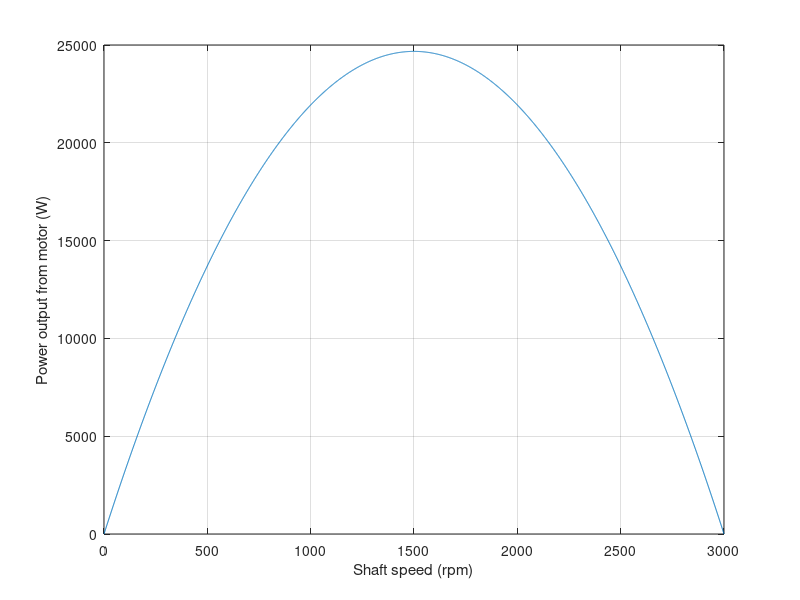
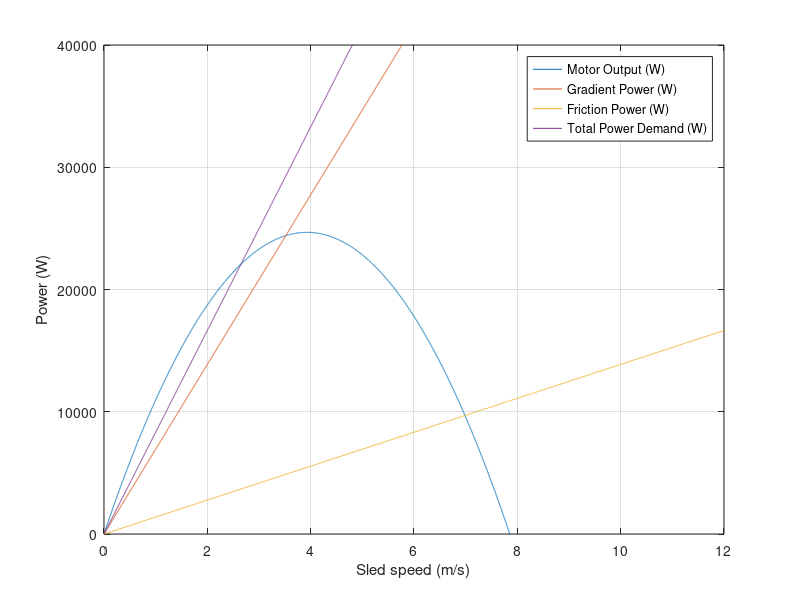
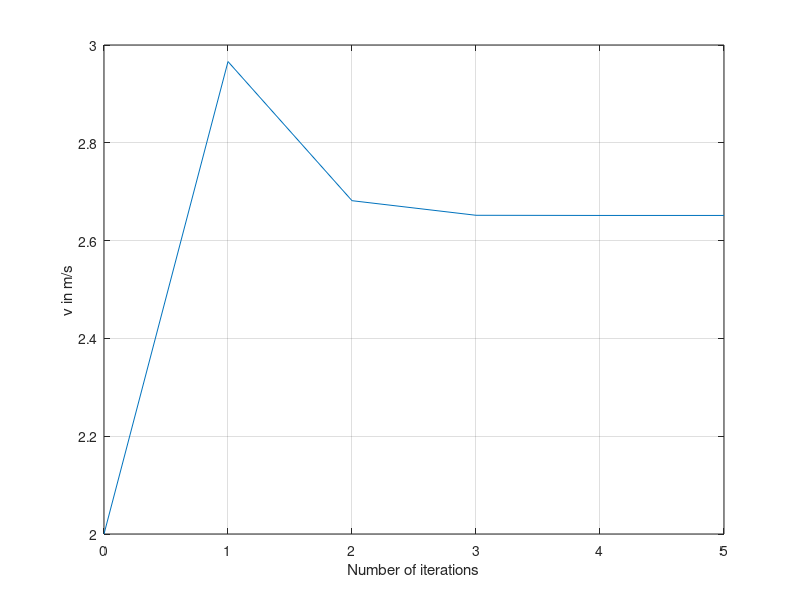
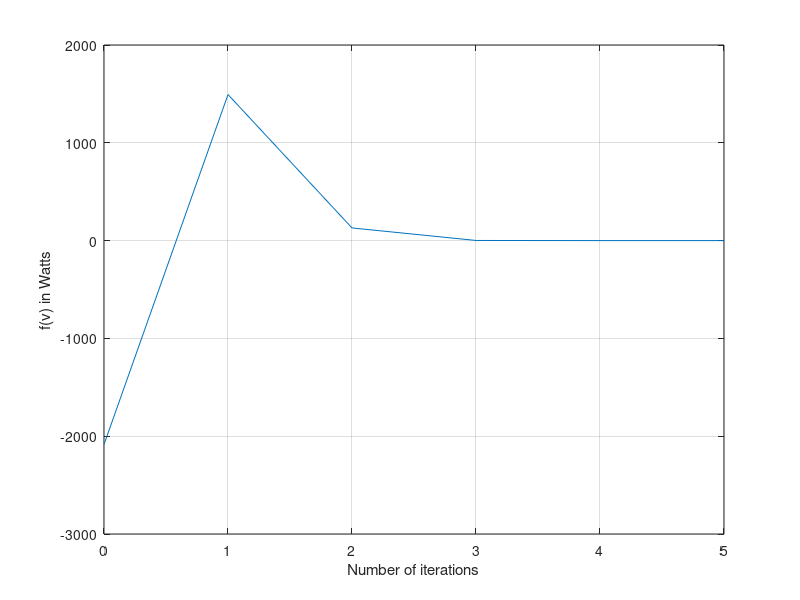

Write the MATLAB code that produced these figures, in order.
% EMTH171 Case Study 1
% Exercise 1: Electric motor pulling a sled
% Daniel Wadsworth and Jaime Sequeira
clear; clc; close all
 
% Set up variables, constants and power equations
theta = pi/4;           % Angle of incline (Radians)
gravConst = 9.81;       % Gravity constant (m/s^2)
rGB = 20;               % Gearbox ratio
alphaCons = 1;          % Alpha constant for finding power output of motor (Ws^2/rad^2)
betaCons = 100*pi;      % Beta constant for finding power output of motor (rad/s)
radiusPulley = 0.5;     % Radius of the pulley (m)
massCombined = 1000;    % Mass of the sled and load (kg)
cFriction = 0.2;        % Coefficient of friction used
 
% Function handles to deal with amount of power demanded and output by the system (all in watts)
 
outputEngine = @(v) alphaCons*((betaCons*rGB*v/radiusPulley)-...
    (rGB^2*v.^2/radiusPulley^2));                        
weightPower = @(v) massCombined*gravConst*sin(theta)*v;  
frictionPower = @(v) cFriction*massCombined*gravConst*cos(theta)*v;
totalPowerDemanded = @(v) weightPower(v) + frictionPower(v);   
 
f = @(v) totalPowerDemanded(v) - outputEngine(v);            
 
% Setting anonymous functions for derivatives of the functions above
derivOutput = @(v) alphaCons*((betaCons*rGB/radiusPulley)-...
    (2*rGB^2*v/radiusPulley^2));     
derivWeight = @(v) massCombined*gravConst*sin(theta);        
derivFriction = @(v) cFriction*massCombined*gravConst*cos(theta);
                         
d = @(v) derivWeight(v) + derivFriction(v) - derivOutput(v);  
 
% Plotting graph for engine power output against engine speed (rpm)
degreesToRadians = pi/30;                           % Convert angles to SI
enginePower = @(omega) (alphaCons*betaCons*omega)-(alphaCons*omega.^2);
omega = 0:3000;
plot(omega,enginePower(omega*degreesToRadians))
xlabel('Shaft speed (rpm)'); ylabel('Power output from motor (W)');grid on
 
 
% Plotting graph for all powers in w against v in m/s
v=0:0.001:12;                       % Creating data for the x axis
figure(2), plot(v,outputEngine(v),v,weightPower(v), ...
    v,frictionPower(v),v,totalPowerDemanded(v))
legend('Motor Output (W)', 'Gradient Power (W)', 'Friction Power (W)', 'Total Power Demand (W)')
ylim([0 40000]);
xlabel('Sled speed (m/s)');ylabel('Power (W)');grid on
 
% Iterating to find the roots using Newton's method
N = 50;                                     % Max number of iterations
root=2;                                     % The initial guess
velocityArray(1) = root;                    % Create array for v used
tol = 1* 10 ^(-4);                          % Tolerance for iterations
residualArray(1) = abs(0 - f(root));         
differenceArray = zeros(1, N);
             
for x=1:N
    root = root - (f(root)/d(root));        % Newton's method formula
    velocityArray(x+1) = root;               
    residualArray(x) = abs(0 - f(x));        
    differenceArray(x) = abs(velocityArray(x+1) - velocityArray(x));
    if abs(f(root)) < tol & abs(velocityArray(x+1) -...
 velocityArray(x)) < tol                % Checks if root is found
        break
    end
end
 
% Plotting convergence (v against f(v))
figure(3)
xAxis = 0:1:length(velocityArray)-1;
plot(xAxis,velocityArray)
xlabel('Number of iterations'), ylabel('v in m/s')
grid on; xticks([0:(length(velocityArray))])
 
% Plotting power against the number of iterations
figure(4)
xAxis = 0:1:length(velocityArray)-1;
plot(xAxis,f(velocityArray)),
xlabel('Number of iterations'), ylabel('f(v) in Watts')
grid on; xticks([0:length(velocityArray)])
